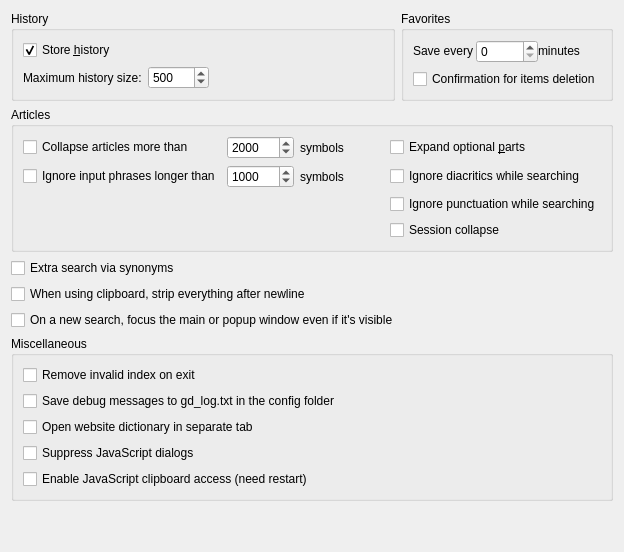
     <widget class="QWidget" name="tab_Advanced">
      <attribute name="icon">
       <iconset resource="../../resources.qrc">
        <normaloff>:/icons/advanced.png</normaloff>:/icons/advanced.png</iconset>
      </attribute>
      <attribute name="title">
       <string>Ad&amp;vanced</string>
      </attribute>
      <layout class="QVBoxLayout" name="verticalLayout_11">
       <item>
        <layout class="QHBoxLayout" name="horizontalLayout_15">
         <item>
          <widget class="QGroupBox" name="historyBox">
           <property name="title">
            <string>History</string>
           </property>
           <layout class="QVBoxLayout" name="verticalLayout_14">
            <item>
             <widget class="QCheckBox" name="storeHistory">
              <property name="toolTip">
               <string>Turn this option on to store history of the translated words</string>
              </property>
              <property name="text">
               <string>Store &amp;history</string>
              </property>
              <property name="checked">
               <bool>true</bool>
              </property>
             </widget>
            </item>
            <item>
             <layout class="QHBoxLayout" name="horizontalLayout_9">
              <property name="topMargin">
               <number>0</number>
              </property>
              <item>
               <widget class="QLabel" name="historySizeLabel">
                <property name="toolTip">
                 <string>Specify the maximum number of entries to keep in history.</string>
                </property>
                <property name="text">
                 <string>Maximum history size:</string>
                </property>
               </widget>
              </item>
              <item>
               <widget class="QSpinBox" name="historyMaxSizeField">
                <property name="accelerated">
                 <bool>true</bool>
                </property>
                <property name="maximum">
                 <number>99999</number>
                </property>
                <property name="value">
                 <number>500</number>
                </property>
               </widget>
              </item>
              <item>
               <spacer name="horizontalSpacer_8">
                <property name="orientation">
                 <enum>Qt::Horizontal</enum>
                </property>
                <property name="sizeHint" stdset="0">
                 <size>
                  <width>40</width>
                  <height>20</height>
                 </size>
                </property>
               </spacer>
              </item>
             </layout>
            </item>
           </layout>
          </widget>
         </item>
         <item>
          <widget class="QGroupBox" name="favoritesBox">
           <property name="title">
            <string>Favorites</string>
           </property>
           <layout class="QVBoxLayout" name="verticalLayout_21">
            <item>
             <layout class="QHBoxLayout" name="horizontalLayout_16">
              <property name="spacing">
               <number>0</number>
              </property>
              <item>
               <widget class="QLabel" name="label_17">
                <property name="sizePolicy">
                 <sizepolicy hsizetype="Minimum" vsizetype="Fixed">
                  <horstretch>0</horstretch>
                  <verstretch>0</verstretch>
                 </sizepolicy>
                </property>
                <property name="toolTip">
                 <string>Favorites saving interval. If set to 0 Favorites will be saved only during exit.</string>
                </property>
                <property name="text">
                 <string>Save every</string>
                </property>
               </widget>
              </item>
              <item>
               <widget class="QSpinBox" name="favoritesSaveIntervalField">
                <property name="maximum">
                 <number>120</number>
                </property>
               </widget>
              </item>
              <item>
               <widget class="QLabel" name="label_18">
                <property name="sizePolicy">
                 <sizepolicy hsizetype="Minimum" vsizetype="Fixed">
                  <horstretch>0</horstretch>
                  <verstretch>0</verstretch>
                 </sizepolicy>
                </property>
                <property name="text">
                 <string>minutes</string>
                </property>
               </widget>
              </item>
             </layout>
            </item>
            <item>
             <widget class="QCheckBox" name="confirmFavoritesDeletion">
              <property name="toolTip">
               <string>Turn this option on to confirm every operation of items deletion</string>
              </property>
              <property name="text">
               <string>Confirmation for items deletion</string>
              </property>
             </widget>
            </item>
           </layout>
          </widget>
         </item>
        </layout>
       </item>
       <item>
        <widget class="QGroupBox" name="groupBox_6">
         <property name="title">
          <string>Articles</string>
         </property>
         <layout class="QGridLayout" name="gridLayout_3">
          <item row="2" column="4">
           <widget class="QCheckBox" name="ignorePunctuation">
            <property name="text">
             <string>Ignore punctuation while searching</string>
            </property>
           </widget>
          </item>
          <item row="1" column="1">
           <widget class="QSpinBox" name="inputPhraseLengthLimit">
            <property name="toolTip">
             <string>Input phrases longer than this size will be ignored</string>
            </property>
            <property name="maximum">
             <number>9999999</number>
            </property>
            <property name="singleStep">
             <number>10</number>
            </property>
            <property name="value">
             <number>1000</number>
            </property>
           </widget>
          </item>
          <item row="1" column="2">
           <widget class="QLabel" name="label_19">
            <property name="text">
             <string>symbols</string>
            </property>
           </widget>
          </item>
          <item row="0" column="0">
           <widget class="QCheckBox" name="collapseBigArticles">
            <property name="toolTip">
             <string>Select this option to automatic collapse big articles</string>
            </property>
            <property name="text">
             <string>Collapse articles more than</string>
            </property>
           </widget>
          </item>
          <item row="1" column="0">
           <widget class="QCheckBox" name="limitInputPhraseLength">
            <property name="toolTip">
             <string>Turn this option on to ignore unreasonably long input text
from mouse-over, selection, clipboard or command line</string>
            </property>
            <property name="text">
             <string>Ignore input phrases longer than</string>
            </property>
            <property name="checked">
             <bool>false</bool>
            </property>
           </widget>
          </item>
          <item row="1" column="3">
           <spacer name="horizontalSpacer_14">
            <property name="orientation">
             <enum>Qt::Horizontal</enum>
            </property>
            <property name="sizeHint" stdset="0">
             <size>
              <width>40</width>
              <height>20</height>
             </size>
            </property>
           </spacer>
          </item>
          <item row="0" column="2">
           <widget class="QLabel" name="label_13">
            <property name="text">
             <string>symbols</string>
            </property>
           </widget>
          </item>
          <item row="0" column="1">
           <widget class="QSpinBox" name="articleSizeLimit">
            <property name="toolTip">
             <string>Articles longer than this size will be collapsed</string>
            </property>
            <property name="maximum">
             <number>100000</number>
            </property>
            <property name="singleStep">
             <number>50</number>
            </property>
            <property name="value">
             <number>2000</number>
            </property>
           </widget>
          </item>
          <item row="0" column="4">
           <widget class="QCheckBox" name="alwaysExpandOptionalParts">
            <property name="toolTip">
             <string>Turn this option on to always expand optional parts of articles</string>
            </property>
            <property name="text">
             <string>Expand optional &amp;parts</string>
            </property>
           </widget>
          </item>
          <item row="1" column="4">
           <widget class="QCheckBox" name="ignoreDiacritics">
            <property name="toolTip">
             <string>Turn this option on to ignore diacritics while searching articles</string>
            </property>
            <property name="text">
             <string>Ignore diacritics while searching</string>
            </property>
           </widget>
          </item>
          <item row="0" column="3">
           <spacer name="horizontalSpacer_11">
            <property name="orientation">
             <enum>Qt::Horizontal</enum>
            </property>
            <property name="sizeHint" stdset="0">
             <size>
              <width>40</width>
              <height>20</height>
             </size>
            </property>
           </spacer>
          </item>
          <item row="3" column="4">
           <widget class="QCheckBox" name="sessionCollapse">
            <property name="toolTip">
             <string>During successive searches,if one dictionary is collapsed by manual, it will remain collapsed in the next search</string>
            </property>
            <property name="text">
             <string>Session collapse</string>
            </property>
           </widget>
          </item>
         </layout>
        </widget>
       </item>
       <item>
        <widget class="QCheckBox" name="synonymSearchEnabled">
         <property name="toolTip">
          <string>Turn this option on to enable extra articles search via synonym lists
from Stardict, Babylon and GLS dictionaries</string>
         </property>
         <property name="text">
          <string>Extra search via synonyms</string>
         </property>
        </widget>
       </item>
       <item>
        <widget class="QCheckBox" name="stripClipboard">
         <property name="text">
          <string>When using clipboard, strip everything after newline</string>
         </property>
        </widget>
       </item>
       <item>
        <widget class="QCheckBox" name="raiseWindowOnSearch">
         <property name="text">
          <string>On a new search, focus the main or popup window even if it's visible</string>
         </property>
        </widget>
       </item>
       <item>
        <widget class="QGroupBox" name="groupBox_7">
         <property name="title">
          <string>Miscellaneous</string>
         </property>
         <layout class="QVBoxLayout" name="verticalLayout_20">
          <item>
           <widget class="QCheckBox" name="removeInvalidIndexOnExit">
            <property name="text">
             <string>Remove invalid index on exit</string>
            </property>
           </widget>
          </item>
          <item>
           <widget class="QCheckBox" name="enableApplicationLog">
            <property name="text">
             <string>Save debug messages to gd_log.txt in the config folder</string>
            </property>
           </widget>
          </item>
          <item>
           <widget class="QCheckBox" name="openWebsiteInNewTab">
            <property name="text">
             <string>Open website dictionary in separate tab</string>
            </property>
           </widget>
          </item>
          <item>
           <widget class="QCheckBox" name="suppressWebDialogs">
            <property name="toolTip">
             <string>Suppress JavaScript alerts, confirms, and prompts in the article view.</string>
            </property>
            <property name="text">
             <string>Suppress JavaScript dialogs</string>
            </property>
           </widget>
          </item>
          <item>
           <widget class="QCheckBox" name="enableJavaScriptClipboard">
            <property name="toolTip">
             <string>Allow JavaScript to access clipboard in the article view.</string>
            </property>
            <property name="text">
             <string>Enable JavaScript clipboard access (need restart)</string>
            </property>
           </widget>
          </item>
         </layout>
        </widget>
       </item>
       <item>
        <spacer name="verticalSpacer_17">
         <property name="orientation">
          <enum>Qt::Vertical</enum>
         </property>
         <property name="sizeHint" stdset="0">
          <size>
           <width>20</width>
           <height>40</height>
          </size>
         </property>
        </spacer>
       </item>
      </layout>
     </widget>
